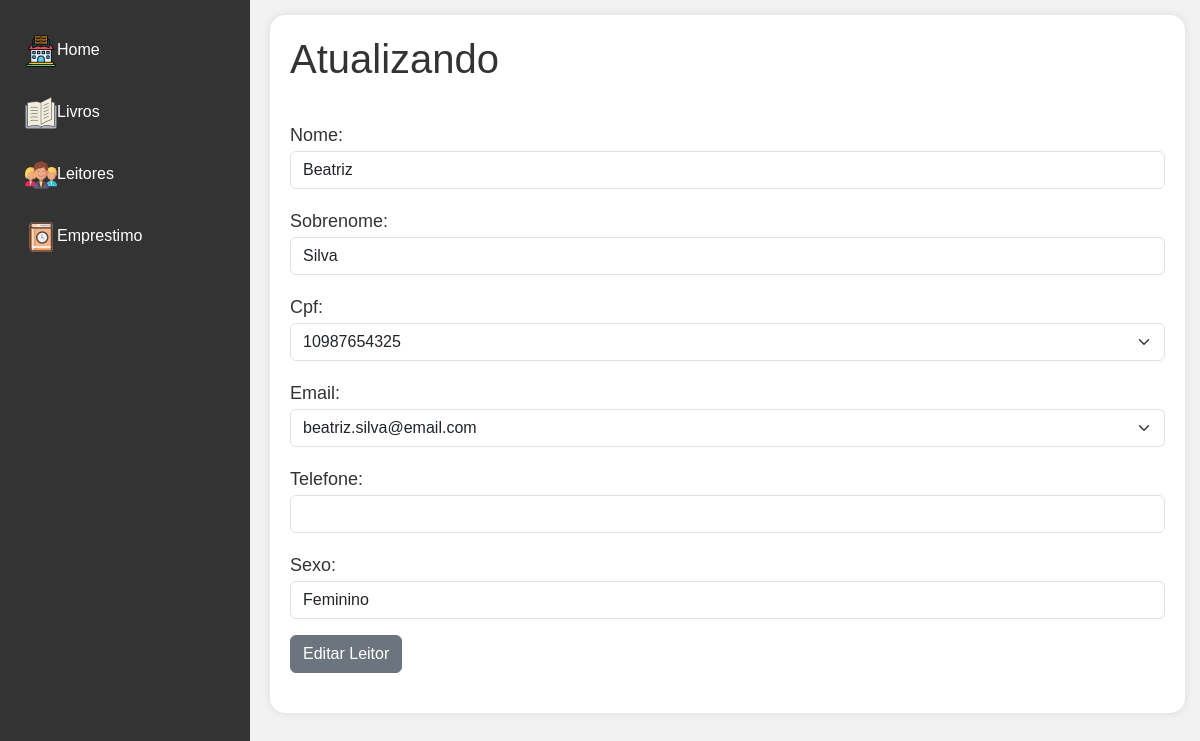
The page /leitor/atualizar/26 on the database its author committed.
### core/models.py (models this page shows, shortened)
class Leitor(models.Model):
    nome = models.CharField(max_length=100)
    sobrenome = models.CharField(max_length=100)
    cpf = models.CharField(max_length=14)
    email = models.EmailField(unique=True)
    telefone = models.CharField(max_length=20)
    sexo = models.CharField(max_length=1, choices=SEXO)
    dt_cadastramento = models.DateField(auto_now_add=True)
    dt_ataulizacao = models.DateField(auto_now=True)
    class Meta:
        verbose_name ='Leitor'
        verbose_name_plural = 'Leitores'

### core/views.py (the view)
# urls.py: path('leitor/atualizar/<int:id_leitor>', leitor_atualizar, name='leitor_atualizar'),
def leitor_atualizar(request, id_leitor):
    leitor = Leitor.objects.get(pk=id_leitor)
    if request.method == 'POST':
        form = LeitorForm(request.POST, instance=leitor)
        if form.is_valid():
            form.save()
            messages.success(request, 'Leitor atualiado com sucesso.')
            return redirect('leitor_atualizar', id_leitor=leitor.id)
    else:
        form = LeitorForm(instance=leitor)
    context = {
        'leitor': leitor,
        'form': form
    }
    return render(request, 'leitor_atualizar.html', context)

### core/form.py (shortened to what this page needs)
class LeitorForm(forms.ModelForm):
    class Meta:
        model = Leitor
        fields = ('nome', 'sobrenome', 'cpf', 'email', 'telefone', 'sexo')
        widgets = {
            'nome': forms.TextInput(attrs={'class': 'form-control'}),
            'sobrenome': forms.TextInput(attrs={'class': 'form-control'}),
            'cpf': forms.TextInput(attrs={'class': 'form-select'}),
            'email': forms.EmailInput(attrs={'class': 'form-select'}),
            'telefone': forms.NumberInput(attrs={'class': 'form-control'}),
            'sexo': forms.Select(attrs={'class': 'form-control'}),
        }

### core/templates/leitor_atualizar.html (shortened to what this page needs)
{% extends "base.html" %}
{% block conteudo %}
    <h1>Atualizando<h1>
    <form action="{% url 'leitor_atualizar' leitor.id %}" method="post">
        {{ form }}
        <button type="submit" class="btn btn-secondary">Editar Leitor</button>
    </form>
{% endblock conteudo %}

### core/static/css/style.css (style rules this page uses)
body, h1, h2, h3, p, ul, li { margin: 0; padding: 0; }
body { font-family: 'Arial', sans-serif; background-color: #f2f2f2; }
h1, h2, h3 { color: #333; margin-bottom: 20px; }
label { font-size: 18px; }
.btn { margin-top: 16px; }

### rows shown on the page
Leitor: nome "Beatriz", sobrenome "Silva", cpf "10987654325", email "beatriz.silva@email.com", sexo "Feminino"
